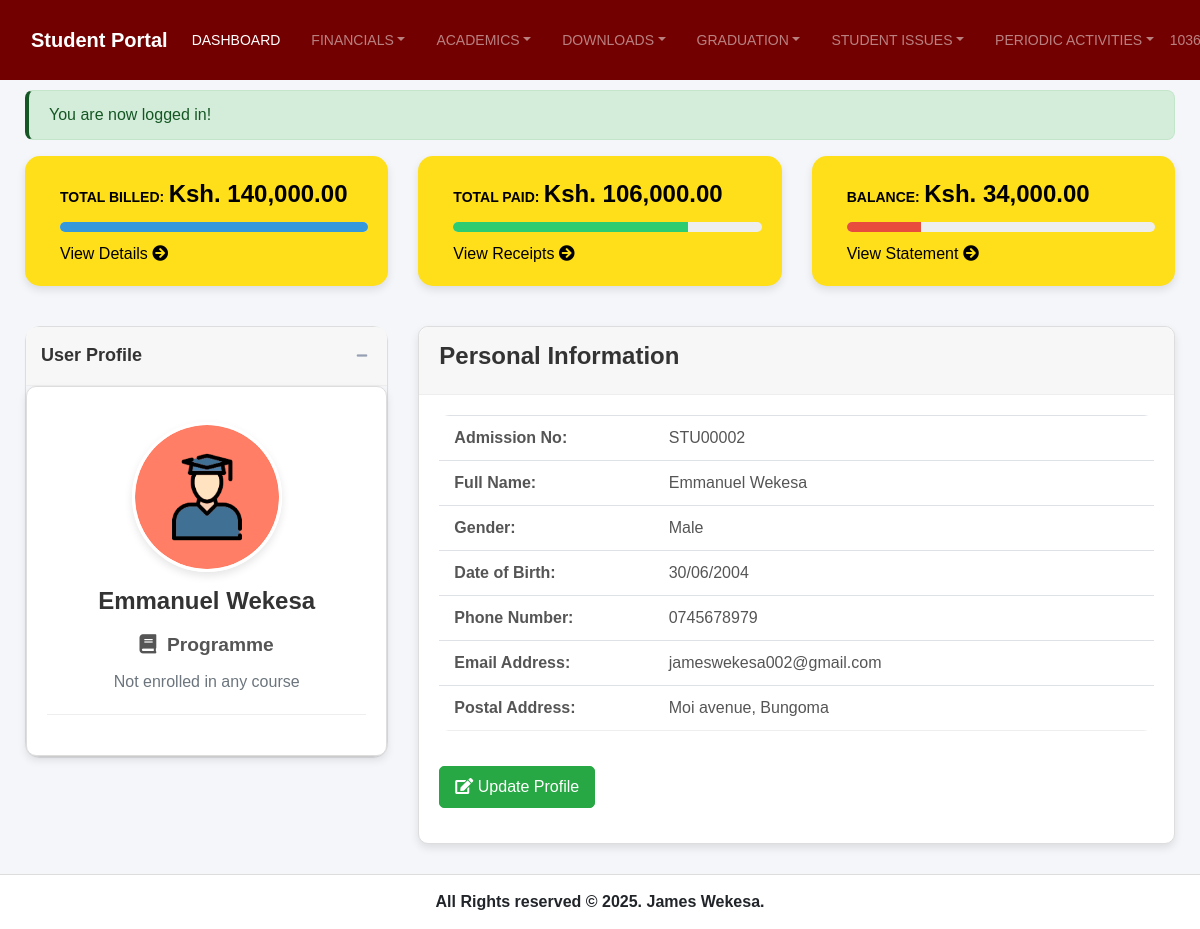
The app's page /dashboard.php (signed in) with its own data.
### tables this page shows
CREATE TABLE `students` (
  `id` int(11) NOT NULL,
  `user_id` int(11) NOT NULL,
  `admission_no` varchar(20) NOT NULL,
  `first_name` varchar(50) NOT NULL,
  `last_name` varchar(50) NOT NULL,
  `gender` enum('Male','Female','Other') NOT NULL,
  `date_of_birth` date NOT NULL,
  `phone` varchar(20) DEFAULT NULL,
  `address` text DEFAULT NULL,
  `county` varchar(50) DEFAULT NULL,
  `profile_image` varchar(255) DEFAULT 'default.png',
  `program_id` int(11) DEFAULT NULL
);

CREATE TABLE `users` (
  `id` int(11) NOT NULL,
  `username` varchar(50) NOT NULL,
  `email` varchar(100) NOT NULL,
  `password` varchar(255) NOT NULL,
  `role` enum('student','admin','superadmin','registrar') DEFAULT 'student',
  `created_at` timestamp NOT NULL DEFAULT current_timestamp(),
  `last_login` timestamp NULL DEFAULT NULL,
  `is_active` tinyint(1) DEFAULT 1
);

### dashboard.php (the view, shortened to what the rows shown need)
<?php
$user = new User();
$student = new Student();
$current_user = $user->getUserById($_SESSION['user_id'] ?? 0);
$student_profile = $student->getStudentByUserId($_SESSION['user_id'] ?? 0);
$courses = $student->getStudentCourses($student_profile->id) ?? [];
include 'includes/header.php';
?>
<section class="content" style="padding: 10px;">
    <div class="container-fluid">
        <div class="row" style="margin-top: 20px;">
            <div class="col-lg-4 col-md-12">
                <div class="box box-default" style="border-radius: 15px; margin-bottom: 20px;">
                    <div class="box-content">
                        <div class="box-profile"
                            style="border-radius: 10px; box-shadow: 0 4px 8px rgba(0, 0, 0, 0.1); padding: 20px; background-color: #fff; border: 1px solid #ddd;">
                            <div class="profile-image-container">
                                <img class="profile-image" alt="User profile picture"
                                    src="<?= SITE_URL ?>/assets/images/student_123.png" />
                            </div>
                            <h3 class="profile-username text-center"
                                style="font-size: 1.5em; color: #333; margin-top: 15px;">
                                <?= htmlspecialchars(($student_profile->first_name ?? '') . ' ' . ($student_profile->last_name ?? '')); ?>
                            </h3>
                            <strong style="display: block; margin-top: 15px; font-size: 1.2em; color: #555;">
                                <i class="fa fa-book margin-r-5"></i>&nbsp;&nbsp;Programme
                            </strong>
                            <p class="text-muted" style="font-size: 1em; color: #777; margin-top: 10px;">
                                <?= !empty($courses) ? htmlspecialchars($courses[0]->code . ' - ' . $courses[0]->name) : 'Not enrolled in any course'; ?>
                            </p>
                            <hr style="border: 0; border-top: 1px solid #eee; margin: 20px 0;">
                        </div>
                    </div>
                </div>
            </div>
            <div class="col-lg-8 col-md-12">
                <div class="box box-info"
                    style="border-radius: 10px; box-shadow: 0 4px 8px rgba(0, 0, 0, 0.1); border: 1px solid #ddd; background-color: #fff; height: 100%;">
                    <div class="box-body" style="padding: 20px;">
                        <div class="table-responsive">
                            <table class="table no-margin"
                                style="width: 100%; border-collapse: collapse; font-size: 1em; color: #555;">
                                <tbody>
                                    <tr style="border-bottom: 1px solid #eee;">
                                        <td style="font-weight: 600; padding: 10px 15px; width: 30%;">Admission No:</td>
                                        <td style="padding: 10px 15px; width: 70%;">
                                            <?= htmlspecialchars($student_profile->admission_no ?? 'Not set'); ?>
                                        </td>
                                    </tr>
                                    <tr style="border-bottom: 1px solid #eee;">
                                        <td style="font-weight: 600; padding: 10px 15px;">Full Name:</td>
                                        <td style="padding: 10px 15px;">
                                            <?= htmlspecialchars(($student_profile->first_name ?? '') . ' ' . ($student_profile->last_name ?? '')); ?>
                                        </td>
                                    </tr>
                                    <tr style="border-bottom: 1px solid #eee;">
                                        <td style="font-weight: 600; padding: 10px 15px;">Gender:</td>
                                        <td style="padding: 10px 15px;">
                                            <?= htmlspecialchars($student_profile->gender ?? 'Not set'); ?>
                                        </td>
                                    </tr>
                                    <tr style="border-bottom: 1px solid #eee;">
                                        <td style="font-weight: 600; padding: 10px 15px;">Date of Birth:</td>
                                        <td style="padding: 10px 15px;">
                                            <?= !empty($student_profile->date_of_birth) ? date('d/m/Y', strtotime($student_profile->date_of_birth)) : 'Not set'; ?>
                                        </td>
                                    </tr>
                                    <tr style="border-bottom: 1px solid #eee;">
                                        <td style="font-weight: 600; padding: 10px 15px;">Phone Number:</td>
                                        <td style="padding: 10px 15px;">
                                            <?= htmlspecialchars($student_profile->phone ?? 'Not set'); ?>
                                        </td>
                                    </tr>
                                    <tr style="border-bottom: 1px solid #eee;">
                                        <td style="font-weight: 600; padding: 10px 15px;">Email Address:</td>
                                        <td style="padding: 10px 15px;">
                                            <?= htmlspecialchars($current_user->email ?? ''); ?>
                                        </td>
                                    </tr>
                                    <tr style="border-bottom: 1px solid #eee;">
                                        <td style="font-weight: 600; padding: 10px 15px;">Postal Address:</td>
                                        <td style="padding: 10px 15px;">
                                            <?= htmlspecialchars($student_profile->address ?? 'Not set'); ?>
                                        </td>
                                    </tr>
                                </tbody>
                            </table>
                        </div>
                    </div>
                </div>
            </div>
        </div>
    </div>
</section>
<?php include 'includes/footer.php'; ?>

### records on screen
students: first_name+last_name "Emmanuel Wekesa", admission_no "STU00002", gender "Male", date_of_birth "30/06/2004", phone "0745678979", address "Moi avenue, Bungoma"
users: email "jameswekesa002@gmail.com"

### other values on screen
$_SESSION[$name] "You are now logged in!"
$fee_summary->total_billed "140,000.00"
$fee_summary->total_paid "106,000.00"
